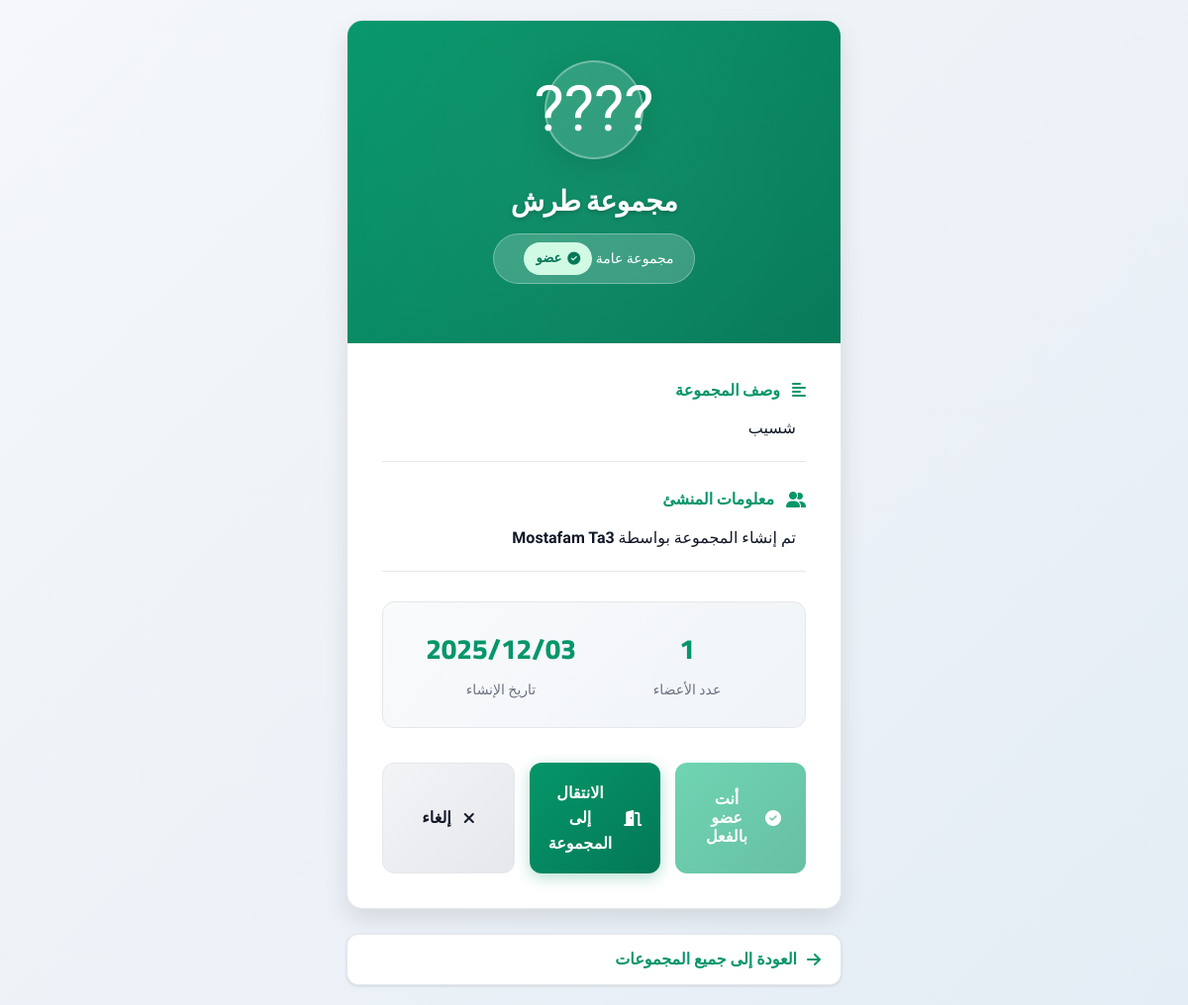
/groups/group_preview.php?code=group_6930c2974ac1c1.74847837 (signed in), run on the app's committed database.
### tables this page shows
CREATE TABLE `groups` (
  `id` int(11) NOT NULL,
  `user_id` int(11) NOT NULL,
  `group_name` varchar(255) NOT NULL,
  `emoji` varchar(10) DEFAULT '?',
  `group_type` enum('public','private') NOT NULL DEFAULT 'private',
  `description` varchar(500) DEFAULT NULL,
  `join_code` varchar(100) NOT NULL,
  `join_link` varchar(500) NOT NULL,
  `created_by` int(11) NOT NULL,
  `created_at` timestamp NOT NULL DEFAULT current_timestamp(),
  `group_image` varchar(255) DEFAULT NULL,
  `hide_group_name` tinyint(1) DEFAULT 0,
  `hide_group_image` tinyint(1) DEFAULT 0,
  `allow_public_members_view` tinyint(1) DEFAULT 0,
  `custom_join_link` varchar(100) DEFAULT NULL,
  `settings_updated_at` timestamp NULL DEFAULT NULL,
  `telegram_bot_token` varchar(255) DEFAULT NULL,
  `telegram_chat_id` varchar(100) DEFAULT NULL,
  `telegram_username` varchar(100) DEFAULT NULL,
  `telegram_linked_at` timestamp NULL DEFAULT NULL,
  `telegram_notifications` tinyint(1) DEFAULT 1
);

CREATE TABLE `users` (
  `id` int(11) NOT NULL,
  `google_id` varchar(255) NOT NULL,
  `password_hash` varchar(255) DEFAULT NULL,
  `email` varchar(255) NOT NULL,
  `name` varchar(255) DEFAULT NULL,
  `profile_picture` varchar(500) DEFAULT NULL,
  `created_at` timestamp NOT NULL DEFAULT current_timestamp(),
  `current_prayer_streak` int(11) DEFAULT 0,
  `max_prayer_streak` int(11) DEFAULT 0,
  `last_prayer_date` date DEFAULT NULL,
  `Pro` tinyint(1) NOT NULL DEFAULT 0,
  `device_type` varchar(50) DEFAULT NULL,
  `last_device_login` varchar(50) DEFAULT NULL,
  `user_agent` text DEFAULT NULL,
  `last_login` timestamp NULL DEFAULT NULL
);

### groups/group_preview.php (the view, shortened to what this page needs)
<?php
require_once '../includes/config.php';
$user_id = $_SESSION['user_id'];
$group = null;
$is_member = false;
$member_count = 0;
$join_code = $_GET['code'] ?? ($_SESSION['pending_join_code'] ?? '');
if ($join_code) {
    try {
        $stmt = $pdo->prepare("SELECT * FROM `groups` WHERE join_code = ?");
        $stmt->execute([$join_code]);
        $group = $stmt->fetch(PDO::FETCH_ASSOC);
        if ($group) {
            $stmt = $pdo->prepare("SELECT * FROM group_members WHERE group_id = ? AND user_id = ?");
            $stmt->execute([$group['id'], $user_id]);
            $is_member = $stmt->fetch(PDO::FETCH_ASSOC) ? true : false;
            $stmt = $pdo->prepare("SELECT COUNT(*) as count FROM group_members WHERE group_id = ?");
            $stmt->execute([$group['id']]);
            $result = $stmt->fetch(PDO::FETCH_ASSOC);
            $member_count = $result['count'];
        }
    } catch (PDOException $e) {
        $error = "حدث خطأ في تحميل بيانات المجموعة";
    }
}
?>
<!DOCTYPE html>
<html lang="ar" dir="rtl">
<head>
    <link rel="stylesheet" href="https://cdnjs.cloudflare.com/ajax/libs/font-awesome/6.4.0/css/all.min.css">
</head>
<body>
    <div class="container">
        <?php if (isset($error)): ?>
            <div class="error-message">
                <i class="fas fa-exclamation-circle"></i>
                <?php echo $error; ?>
            </div>
            <a href="../groups.php" class="back-link">
                <i class="fas fa-arrow-right"></i>
                العودة إلى المجموعات
            </a>
        <?php elseif ($group): ?>
            <div class="preview-card">
                <div class="group-header">
                    <div class="group-emoji"><?php echo htmlspecialchars($group['emoji'] ?: '👥'); ?></div>
                    <h1 class="group-name"><?php echo htmlspecialchars($group['group_name']); ?></h1>
                    <div class="group-type">
                        <?php echo $group['group_type'] == 'public' ? 'مجموعة عامة' : 'مجموعة خاصة'; ?>
                        <?php if ($is_member): ?>
                            <span class="badge badge-success">
                                <i class="fas fa-check-circle"></i>
                                عضو
                            </span>
                        <?php endif; ?>
                    </div>
                </div>
                <div class="group-info">
                    <?php if ($group['description']): ?>
                        <div class="info-section">
                            <h3>
                                <i class="fas fa-align-left" style="color: var(--primary-color);"></i>
                                وصف المجموعة
                            </h3>
                            <p><?php echo nl2br(htmlspecialchars($group['description'])); ?></p>
                        </div>
                    <?php endif; ?>
                    <div class="info-section">
                        <h3>
                            <i class="fas fa-user-friends" style="color: var(--primary-color);"></i>
                            معلومات المنشئ
                        </h3>
                        <p>تم إنشاء المجموعة بواسطة <strong><?php echo get_creator_name($group['created_by']); ?></strong></p>
                    </div>
                    <div class="stats">
                        <div class="stat-item">
                            <span class="stat-value"><?php echo $member_count; ?></span>
                            <span class="stat-label">عدد الأعضاء</span>
                        </div>
                        <div class="stat-item">
                            <span class="stat-value"><?php echo date('Y/m/d', strtotime($group['created_at'])); ?></span>
                            <span class="stat-label">تاريخ الإنشاء</span>
                        </div>
                    </div>
                    <div class="action-buttons">
                        <?php if ($is_member): ?>
                            <button class="btn btn-success" disabled>
                                <i class="fas fa-check-circle"></i>
                                <span>أنت عضو بالفعل</span>
                            </button>
                            <a href="../groups/group_details.php?id=<?php echo $group['id']; ?>" class="btn btn-primary">
                                <i class="fas fa-door-open"></i>
                                <span>الانتقال إلى المجموعة</span>
                            </a>
                        <?php endif; ?>
                        <a href="" class="btn btn-secondary"  onclick="history.back()" style="cursor: pointer;">
                            <i class="fas fa-times"></i>
                            <span>إلغاء</span>
                        </a>
                    </div>
                </div>
            </div>
            <a href="../groups.php" class="back-link">
                <i class="fas fa-arrow-right"></i>
                <span>العودة إلى جميع المجموعات</span>
            </a>
        <?php endif; ?>
    </div>
</body>
</html>
<?php
function get_creator_name($creator_id) {
    global $pdo;
    try {
        $stmt = $pdo->prepare("SELECT name FROM users WHERE id = ?");
        $stmt->execute([$creator_id]);
        $user = $stmt->fetch(PDO::FETCH_ASSOC);
        return $user ? htmlspecialchars($user['name']) : "مستخدم غير معروف";
    } catch (PDOException $e) {
        return "مستخدم غير معروف";
    }
}
?>

### data on the page
groups: emoji "????", group_name "مجموعة طرش", description "شسيب", created_by.name "Mostafam Ta3", created_at "2025/12/03"

### other printed values
$member_count "1"
